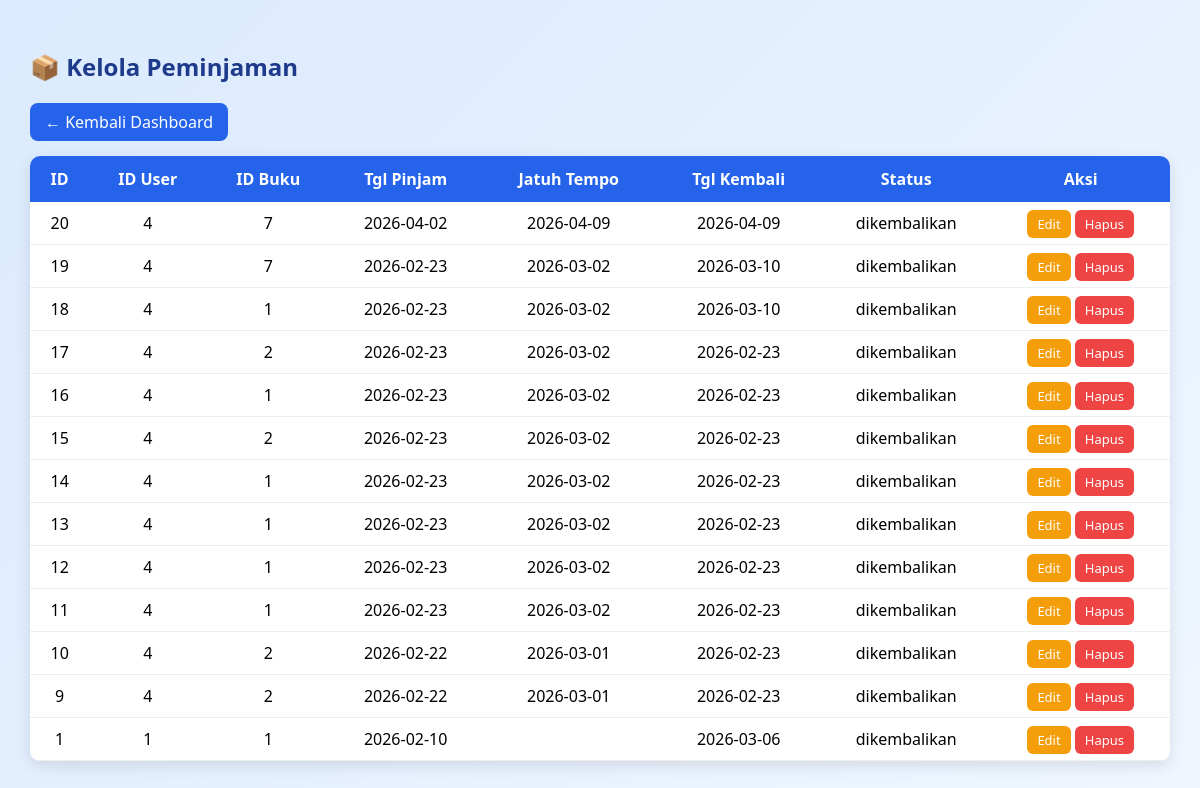
/views/kelola_peminjaman.php (signed in), run on the app's committed database.
### tables this page shows
CREATE TABLE `peminjaman` (
  `id_peminjaman` int(11) NOT NULL,
  `id_user` int(11) NOT NULL,
  `id_buku` int(11) NOT NULL,
  `tanggal_pinjam` date NOT NULL,
  `tanggal_jatuh_tempo` date DEFAULT NULL,
  `tanggal_kembali` date DEFAULT NULL,
  `status` enum('dipinjam','dikembalikan') DEFAULT 'dipinjam'
);

### views/kelola_peminjaman.php (the view, shortened to what this page needs)
<?php
$db = (new Database())->connect();
$data = $db->query("SELECT * FROM peminjaman ORDER BY id_peminjaman DESC");
?>
<!DOCTYPE html>
<html>
<head>
</head>
<body>
<h2>📦 Kelola Peminjaman</h2>
<a href="admin_dashboard.php" class="kembali">← Kembali Dashboard</a>
<table>
    <tr>
        <th>ID</th>
        <th>ID User</th>
        <th>ID Buku</th>
        <th>Tgl Pinjam</th>
        <th>Jatuh Tempo</th>
        <th>Tgl Kembali</th>
        <th>Status</th>
        <th>Aksi</th>
    </tr>
    <?php while($row = $data->fetch_assoc()) { ?>
    <tr>
        <td><?= $row['id_peminjaman'] ?></td>
        <td><?= $row['id_user'] ?></td>
        <td><?= $row['id_buku'] ?></td>
        <td><?= $row['tanggal_pinjam'] ?></td>
        <td><?= $row['tanggal_jatuh_tempo'] ?></td>
        <td><?= $row['tanggal_kembali'] ?></td>
        <td><?= $row['status'] ?></td>
        <td>
            <a class="btn edit" href="edit_peminjaman.php?id=<?= $row['id_peminjaman'] ?>">Edit</a>
            <a class="btn hapus" href="?hapus=<?= $row['id_peminjaman'] ?>" onclick="return confirm('Yakin hapus?')">Hapus</a>
        </td>
    </tr>
    <?php } ?>
</table>
</body>
</html>

### views/kelola_peminjaman.php (style rules this page uses)
body { font-family: 'Segoe UI', sans-serif; background: linear-gradient(135deg,#dbeafe,#eff6ff); margin: 0; padding: 30px; }
h2 { color: #1e3a8a; }
table { width: 100%; border-collapse: collapse; background: white; border-radius: 10px; overflow: hidden; box-shadow: 0 5px 15px rgba(0,0,0,0.1); }
th { background: #2563eb; color: white; padding: 12px; }
td { padding: 10px; text-align: center; border-bottom: 1px solid #eee; }
.btn { padding: 5px 10px; border-radius: 6px; text-decoration: none; font-size: 13px; color: white; }
.edit { background: #f59e0b; }
.hapus { background: #ef4444; }
.kembali { display: inline-block; margin-bottom: 15px; text-decoration: none; background: #2563eb; color: white; padding: 8px 15px; border-radius: 8px; }

### data on the page
peminjaman: id_peminjaman "20", id_user "4", id_buku "7", tanggal_pinjam "2026-04-02", tanggal_jatuh_tempo "2026-04-09", tanggal_kembali "2026-04-09", status "dikembalikan"
peminjaman: id_peminjaman "19", id_user "4", id_buku "7", tanggal_pinjam "2026-02-23", tanggal_jatuh_tempo "2026-03-02", tanggal_kembali "2026-03-10", status "dikembalikan"
peminjaman: id_peminjaman "18", id_user "4", id_buku "1", tanggal_pinjam "2026-02-23", tanggal_jatuh_tempo "2026-03-02", tanggal_kembali "2026-03-10", status "dikembalikan"
peminjaman: id_peminjaman "17", id_user "4", id_buku "2", tanggal_pinjam "2026-02-23", tanggal_jatuh_tempo "2026-03-02", tanggal_kembali "2026-02-23", status "dikembalikan"
peminjaman: id_peminjaman "16", id_user "4", id_buku "1", tanggal_pinjam "2026-02-23", tanggal_jatuh_tempo "2026-03-02", tanggal_kembali "2026-02-23", status "dikembalikan"
peminjaman: id_peminjaman "15", id_user "4", id_buku "2", tanggal_pinjam "2026-02-23", tanggal_jatuh_tempo "2026-03-02", tanggal_kembali "2026-02-23", status "dikembalikan"
peminjaman: id_peminjaman "14", id_user "4", id_buku "1", tanggal_pinjam "2026-02-23", tanggal_jatuh_tempo "2026-03-02", tanggal_kembali "2026-02-23", status "dikembalikan"
peminjaman: id_peminjaman "13", id_user "4", id_buku "1", tanggal_pinjam "2026-02-23", tanggal_jatuh_tempo "2026-03-02", tanggal_kembali "2026-02-23", status "dikembalikan"
peminjaman: id_peminjaman "12", id_user "4", id_buku "1", tanggal_pinjam "2026-02-23", tanggal_jatuh_tempo "2026-03-02", tanggal_kembali "2026-02-23", status "dikembalikan"
peminjaman: id_peminjaman "11", id_user "4", id_buku "1", tanggal_pinjam "2026-02-23", tanggal_jatuh_tempo "2026-03-02", tanggal_kembali "2026-02-23", status "dikembalikan"
peminjaman: id_peminjaman "10", id_user "4", id_buku "2", tanggal_pinjam "2026-02-22", tanggal_jatuh_tempo "2026-03-01", tanggal_kembali "2026-02-23", status "dikembalikan"
peminjaman: id_peminjaman "9", id_user "4", id_buku "2", tanggal_pinjam "2026-02-22", tanggal_jatuh_tempo "2026-03-01", tanggal_kembali "2026-02-23", status "dikembalikan"
peminjaman: id_peminjaman "1", id_user "1", id_buku "1", tanggal_pinjam "2026-02-10", tanggal_kembali "2026-03-06", status "dikembalikan"
